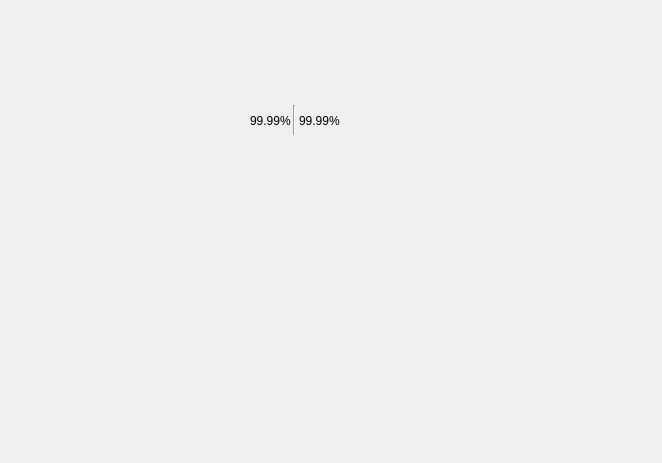
<?xml version="1.0" encoding="UTF-8"?>
<ui version="4.0">
 <class>Form</class>
 <widget class="QWidget" name="Form">
  <property name="geometry">
   <rect>
    <x>0</x>
    <y>0</y>
    <width>662</width>
    <height>463</height>
   </rect>
  </property>
  <property name="windowTitle">
   <string>Form</string>
  </property>
  <widget class="QWidget" name="widget" native="true">
   <property name="geometry">
    <rect>
     <x>100</x>
     <y>100</y>
     <width>240</width>
     <height>40</height>
    </rect>
   </property>
   <property name="minimumSize">
    <size>
     <width>230</width>
     <height>40</height>
    </size>
   </property>
   <property name="maximumSize">
    <size>
     <width>240</width>
     <height>40</height>
    </size>
   </property>
   <widget class="QWidget" name="layoutWidget_2">
    <property name="geometry">
     <rect>
      <x>150</x>
      <y>0</y>
      <width>91</width>
      <height>41</height>
     </rect>
    </property>
    <layout class="QHBoxLayout" name="horizontalLayout_6">
     <item>
      <widget class="QLabel" name="label_14">
       <property name="text">
        <string>99.99%</string>
       </property>
      </widget>
     </item>
     <item>
      <widget class="QLabel" name="label_4">
       <property name="text">
        <string>99.99%</string>
       </property>
      </widget>
     </item>
    </layout>
   </widget>
   <widget class="QWidget" name="layoutWidget_3">
    <property name="geometry">
     <rect>
      <x>0</x>
      <y>0</y>
      <width>131</width>
      <height>42</height>
     </rect>
    </property>
    <layout class="QHBoxLayout" name="horizontalLayout_3">
     <property name="spacing">
      <number>4</number>
     </property>
     <item>
      <widget class="QLabel" name="label_7">
       <property name="maximumSize">
        <size>
         <width>40</width>
         <height>40</height>
        </size>
       </property>
       <property name="text">
        <string/>
       </property>
       <property name="pixmap">
        <pixmap>C:/Users/lnori/Desktop/lol/icon/6655.png</pixmap>
       </property>
       <property name="scaledContents">
        <bool>true</bool>
       </property>
      </widget>
     </item>
     <item>
      <widget class="QLabel" name="label_5">
       <property name="maximumSize">
        <size>
         <width>40</width>
         <height>40</height>
        </size>
       </property>
       <property name="text">
        <string/>
       </property>
       <property name="pixmap">
        <pixmap>C:/Users/lnori/Desktop/lol/icon/6655.png</pixmap>
       </property>
       <property name="scaledContents">
        <bool>true</bool>
       </property>
      </widget>
     </item>
     <item>
      <widget class="QLabel" name="label_6">
       <property name="maximumSize">
        <size>
         <width>40</width>
         <height>40</height>
        </size>
       </property>
       <property name="text">
        <string/>
       </property>
       <property name="pixmap">
        <pixmap>C:/Users/lnori/Desktop/lol/icon/6655.png</pixmap>
       </property>
       <property name="scaledContents">
        <bool>true</bool>
       </property>
      </widget>
     </item>
    </layout>
   </widget>
   <widget class="Line" name="line">
    <property name="geometry">
     <rect>
      <x>193</x>
      <y>5</y>
      <width>3</width>
      <height>30</height>
     </rect>
    </property>
    <property name="lineWidth">
     <number>1</number>
    </property>
    <property name="orientation">
     <enum>Qt::Vertical</enum>
    </property>
   </widget>
  </widget>
 </widget>
 <resources/>
 <connections/>
</ui>
